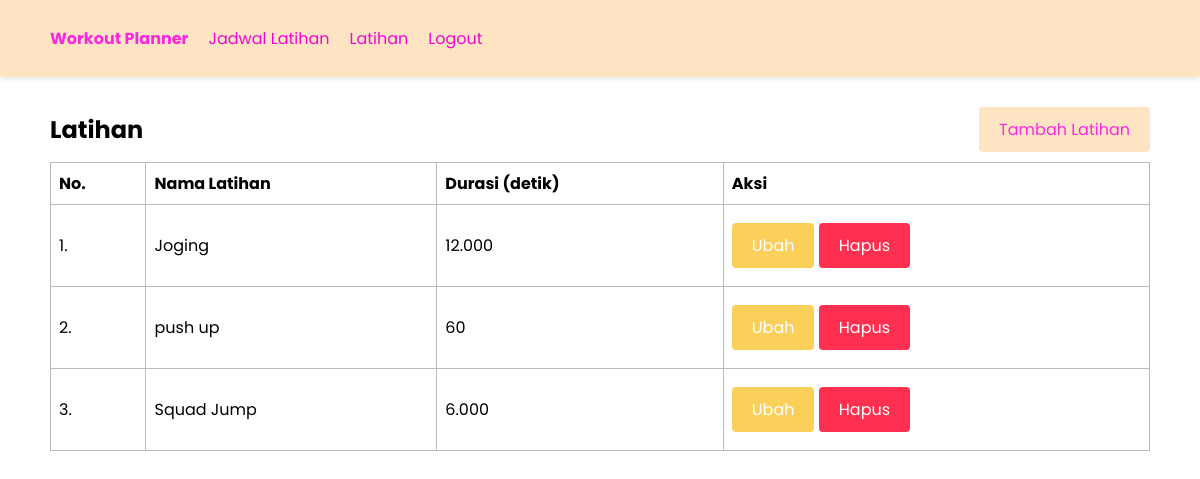
/latihan.php (signed in), run on the app's committed database.
### tables this page shows
CREATE TABLE `latihan` (
  `id_latihan` int(11) NOT NULL,
  `nama_latihan` varchar(100) NOT NULL,
  `durasi` int(11) NOT NULL,
  `id_user` int(11) NOT NULL
);

### latihan.php (the view, shortened to what this page needs)
<?php
	include 'koneksi.php';
	$id_user = $_SESSION['id_user'];
	$latihan = mysqli_query($koneksi, "SELECT * FROM latihan WHERE id_user = '$id_user' ORDER BY nama_latihan ASC");
 ?>
<!DOCTYPE html>
<html lang="en">
<head>
    <?php include 'head.php'; ?>
</head>
<body>
    <?php include 'navbar.php'; ?>
    <div class="container">
    	<div class="title">
	    	<h2>Latihan</h2>
	    	<a href="tambah_latihan.php" class="button">Tambah Latihan</a>
	    </div>
	    <div class="table-responsive">
	    	<table class="table">
	    		<tr>
	    			<th>No.</th>
	    			<th>Nama Latihan</th>
	    			<th>Durasi (detik)</th>
	    			<th>Aksi</th>
	    		</tr>
	    		<?php $i = 1; ?>
	    		<?php foreach ($latihan as $data): ?>
	    			<tr>
	    				<td><?= $i++; ?>.</td>
	    				<td><?= $data['nama_latihan']; ?></td>
	    				<td><?= str_replace(",", ".", number_format($data['durasi'])); ?></td>
	    				<td>
	    					<a href="ubah_latihan.php?id_latihan=<?= $data['id_latihan']; ?>" class="button bg-yellow">Ubah</a>
	    					<a onclick="return confirm('Apakah Anda yakin ingin menghapus latihan <?= $data['nama_latihan']; ?>?')" href="hapus_latihan.php?id_latihan=<?= $data['id_latihan']; ?>" class="button bg-red">Hapus</a>
	    				</td>
	    			</tr>
	    		<?php endforeach ?>
	    	</table>
    	</div>
    </div>
</body>
</html>

### style.css (style rules this page uses)
* { margin: 0; padding: 0; box-sizing: border-box; font-family: "Poppins", sans-serif; }
.container { margin-right: auto; margin-left: auto; padding-right: 50px; padding-left: 50px; padding-top: 20px; padding-bottom: 20px; }
.table { width: 100%; max-width: 100%; margin-bottom: 1rem; background-color: transparent; border: 1px solid #555; border-spacing: 0px; }
.table th, .table td { border: 1px solid #555; padding: 10px; }
.button { display: inline-block; padding: 10px 20px; background-color: bisque; color: white; text-decoration: none; text-align: center; font-size: 16px; border: none; border-radius: 4px; cursor: pointer; color: rgb(250, 41, 222); margin-top: 10px; margin-bottom: 10px; }
.title { display: flex; align-items: center; justify-content: flex-end; }
.title h1, .title h2, .title h3, .title h4, .title h5 { margin-right: auto; }
.bg-yellow { background-color: #facf5a; color: white; }
.bg-red { background-color: #ff304f; color: white; }
.table-responsive { overflow-x: auto; }
.table-responsive table { width: 100%; border-collapse: collapse; }
.table-responsive th, .table-responsive td { padding: 8px; text-align: left; border: 1px solid #bbb; }

### data on the page
latihan: nama_latihan "Joging", durasi "12.000"
latihan: nama_latihan "push up", durasi "60"
latihan: nama_latihan "Squad Jump", durasi "6.000"
